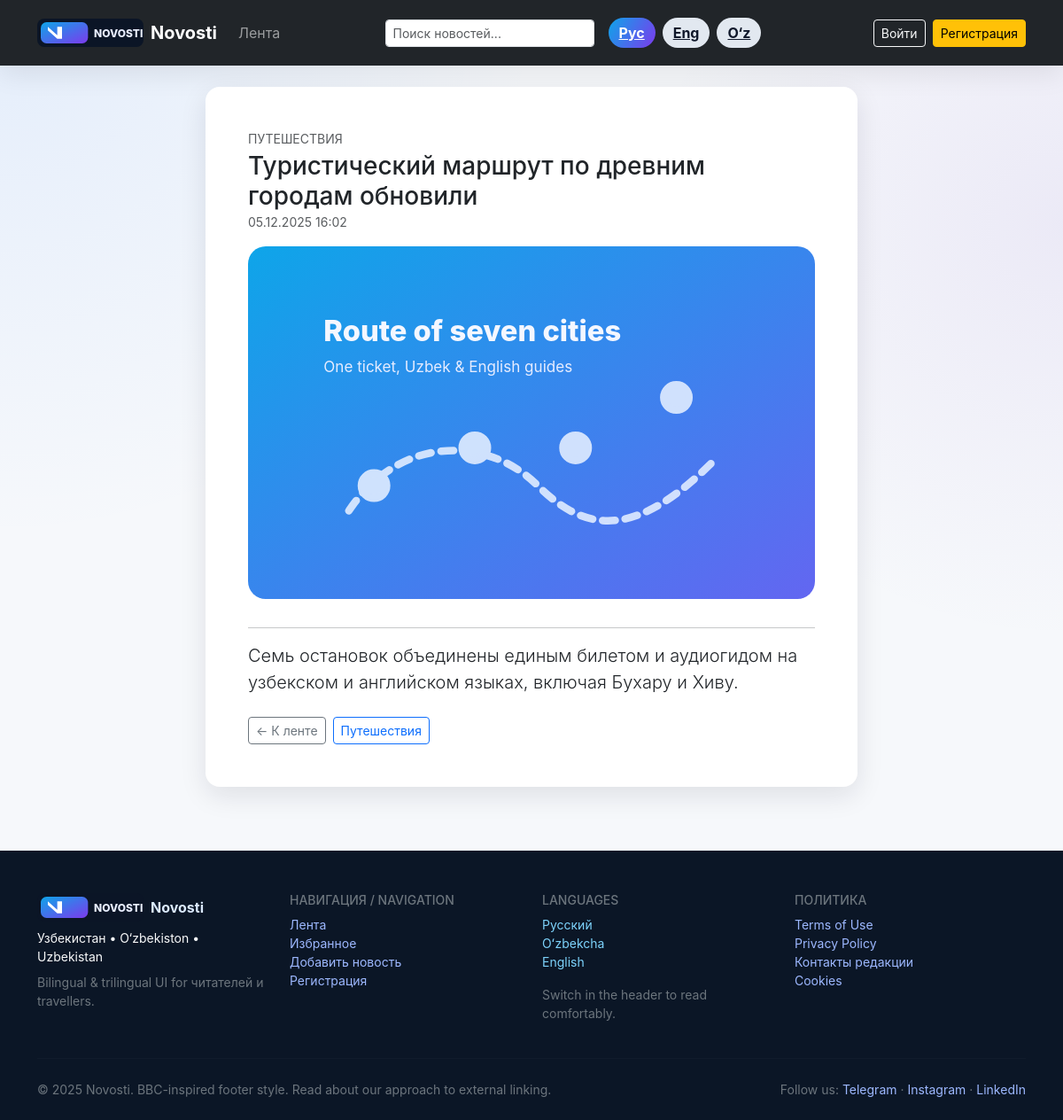
The app's page /news/11/ with its own data.
### index/models.py (models this page shows, shortened)
class News(models.Model):
    title = models.CharField(
        max_length=128,
        verbose_name='Заголовок'
    )
    content = models.TextField(
        verbose_name='Основной текст'
    )
    image_url = models.URLField(
        verbose_name='Изображение',
        blank=True,
        help_text='Ссылка на обложку или иллюстрацию новости'
    )
    news_category = models.ForeignKey(
        NewsCategory,
        on_delete=models.CASCADE,
        verbose_name='Категория'
    )
    date_added = models.DateTimeField(
        auto_now_add=True
    )
    image_url = models.URLField(blank=True, null=True)  # или ImageField, CharField и т.д.
    class Meta:
        verbose_name = 'Новость'
        verbose_name_plural = 'Новости'

class NewsCategory(models.Model):
    category_name = models.CharField(
        max_length=32,
        verbose_name='Название категории'
    )
    date_added = models.DateTimeField(
        auto_now_add=True
    )
    class Meta:
        verbose_name = 'Категорию'
        verbose_name_plural = 'Категории'

### index/views.py (the view)
# urls.py: path('news/<int:nc>/', views.news_page, name='news_detail'),
def news_page(request, nc):
    lang_ctx = _language_bundle(request)
    news_item = get_object_or_404(News, id=nc)
    is_favorite = False
    if request.user.is_authenticated and _favorite_table_ready():
        is_favorite = Favorite.objects.filter(
            user=request.user, news=news_item
        ).exists()
    context = {
        'news': news_item,
        'is_favorite': is_favorite,
        **lang_ctx,
    }
    return render(request, 'news.html', context)

### index/context_processors.py (called while the page is built)
def language_context(request):
    selected = request.GET.get('lang') or request.session.get('lang') or 'ru'
    lang = resolve_language(selected)
    request.session['lang'] = lang
    return {
        'lang': lang,
        'languages': LANGUAGES,
        'ui': LANGUAGES[lang],
    }

### index/language.py (called while the page is built)
def resolve_language(code: str) -> str:
    if code in LANGUAGES:
        return code
    return DEFAULT_LANG

### index/views.py (called while the page is built)
def _language_bundle(request):
    selected = request.GET.get('lang') or request.session.get('lang') or 'ru'
    lang = resolve_language(selected)
    request.session['lang'] = lang
    return {
        'lang': lang,
        'languages': LANGUAGES,
        'ui': LANGUAGES[lang],
    }

### index/templates/news.html (shortened to what this page needs)
{% extends 'base.html' %}
{% block content %}
<div class="row justify-content-center">
    <div class="col-lg-10 col-xl-8">
        <div class="card card-elevated p-4 p-lg-5">
            <div class="d-flex justify-content-between align-items-start mb-3">
                <div>
                    <p class="text-uppercase small text-muted mb-1">{{ news.news_category.category_name }}</p>
                    <h1 class="h3 mb-0">{{ news.title }}</h1>
                    <small class="text-muted">{{ news.date_added|date:"d.m.Y H:i" }}</small>
                </div>
            </div>
            {% if news.image_url %}
                <img src="{{ news.image_url }}" class="w-100 rounded-3 mb-3" alt="{{ news.title }}">
            {% endif %}
            <hr>
            <article class="lead" style="white-space: pre-line;">{{ news.content }}</article>
            <div class="mt-4 d-flex gap-2">
                <a href="{% url 'home' %}" class="btn btn-outline-secondary btn-sm">← К ленте</a>
                <a href="{% url 'category_detail' news.news_category.id %}" class="btn btn-outline-primary btn-sm">{{ news.news_category.category_name }}</a>
            </div>
        </div>
    </div>
</div>
{% endblock %}

### index/templates/base.html (style rules this page uses)
body { background: radial-gradient(circle at 0% 0%, rgba(13,110,253,0.08), transparent 35%), radial-gradient(circle at 100% 20%, rgba(111,66,193,0.08), transparent 30%), #f6f8fb; min-height: 100vh; color: #0f172a; font-family: 'Inter', 'Segoe UI', system-ui, -apple-system, sans-serif; }
.card-elevated { border: none; border-radius: 1rem; box-shadow: 0 10px 30px rgba(15, 23, 42, 0.1); transition: transform .2s ease, box-shadow .2s ease; overflow: hidden; }

### records on screen
News: news_category.category_name "ПУТЕШЕСТВИЯ", title "Туристический маршрут по древним городам обновили", date_added "05.12.2025 16:02", image_url (picture), content "Семь остановок объединены единым билетом и аудиогидом на узбекском и английском языках, включая Бухару и Хиву.", news_category.category_name "Путешествия"

### other values on screen
{{ ui.nav_home }} "Лента"
{{ meta.label }} "Рус" "Eng" "O‘z"
{{ ui.nav_login }} "Войти"
{{ ui.nav_register }} "Регистрация"
{{ ui.nav_favorites }} "Избранное"
{{ ui.add_news_cta }} "Добавить новость"
